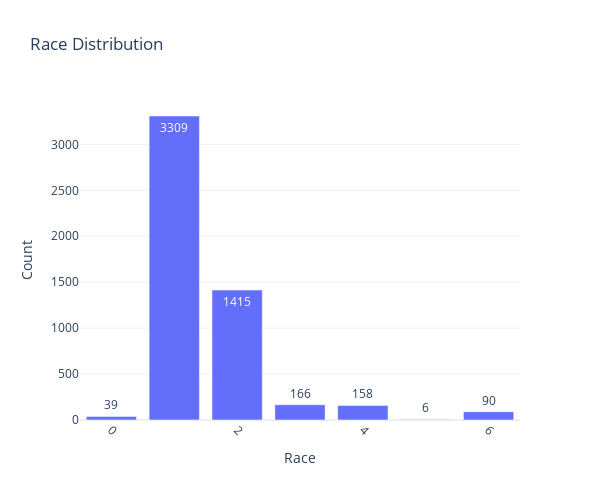

This figure's notebook cell:
### Code cell
# --- Race Distribution ---

race_df = df['race'].value_counts().reset_index(name='Count')
race_df.columns = ['Race', 'Count']

fig_race = px.bar(
    race_df,
    x='Race',
    y='Count',
    title='Race Distribution',
    text='Count'
)

fig_race.update_layout(
    template='plotly_white',
    xaxis_tickangle=45,
    height=500,
    width=600
)

fig_race.show()

race_df

### Figure 1 — Plotly figure (JSON) as saved in the notebook; plotly's stock layout.template omitted (floating-point values rounded to 4 significant figures)
{"data": [{"hovertemplate": "Race=%{x}<br>Count=%{text}<extra></extra>", "legendgroup": "", "marker": {"color": "#636efa", "pattern": {"shape": ""}}, "name": "", "orientation": "v", "showlegend": false, "text": [3309.0, 1415.0, 166.0, 158.0, 90.0, 39.0, 6.0], "textposition": "auto", "type": "bar", "x": [1, 2, 3, 4, 6, 0, 5], "xaxis": "x", "y": [3309, 1415, 166, 158, 90, 39, 6], "yaxis": "y"}], "layout": {"barmode": "relative", "height": 500, "legend": {"tracegroupgap": 0}, "title": {"text": "Race Distribution"}, "width": 600, "xaxis": {"anchor": "y", "domain": [0, 1], "tickangle": 45, "title": {"text": "Race"}}, "yaxis": {"anchor": "x", "domain": [0, 1], "title": {"text": "Count"}}}}
